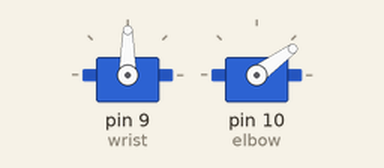
Simulated run of this sketch. Board: Arduino Uno, built with avr-gcc and run on an emulated ATmega328P. Shown: 2 × servo.

Above: at 0.05 s.
At 1.25 s:
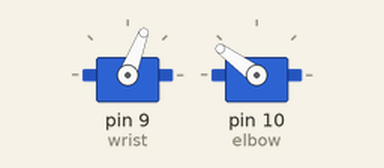
At 2.45 s:
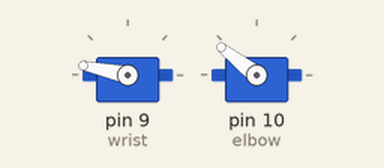
At 4.85 s:
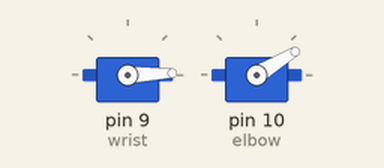
Timing chart, 0 to 6.3 s (numbered marks = the images above):
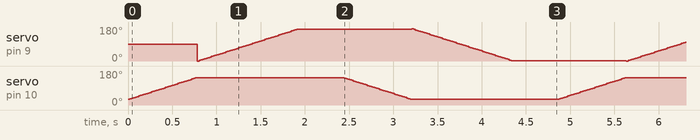

The sketch:

06_Servos_Move_One_After_Another.ino
```cpp
#include <Servo.h>

Servo wrist;
Servo elbow;
const int STEP_DELAY = 20;
const int STEP_VALUE = 3;

void moveStep(Servo &servo, int angle) {
  servo.write(angle);
  delay(STEP_DELAY);
}

void moveSmooth(Servo &servo, int start, int end) {
  if(start < end) {
    for(int angle = start; angle <= end; angle += STEP_VALUE) {
      moveStep(servo, angle);
    }

  }

  else {
    for(int angle = start; angle >= end; angle -= STEP_VALUE) {
      moveStep(servo, angle);
    }
  }
}

void setup() {
  wrist.attach(9);
  elbow.attach(10);
}

void loop() {
  moveSmooth(elbow, 30, 145);
  moveSmooth(wrist, 0, 170);
  delay(500);
  moveSmooth(elbow, 145, 30);
  moveSmooth(wrist, 170, 0);
  delay(500);
}
```
